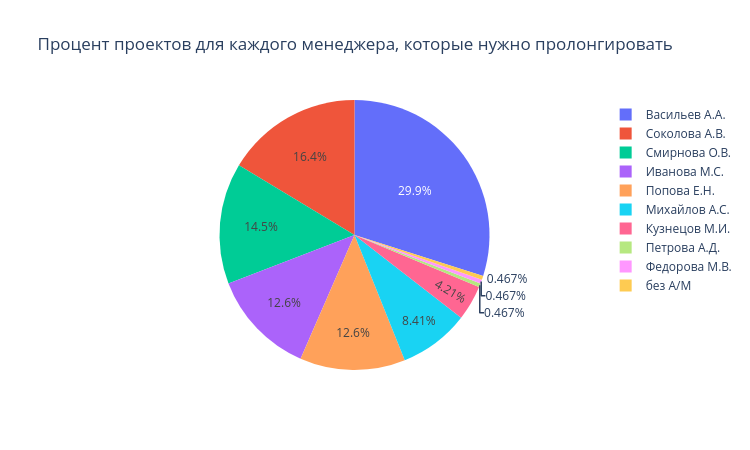

The notebook cell saved with this chart:
### Code cell
# сделаем круговую диаграмму, чтобы посмотреть на загруженность менеджеров 
# в вопросе количества проектов, которые каждому менеджеру предстояло пролонгировать, 
# и для так же создадим временный столбец с фамилией и инициалами менеджеров
managers_for_year['Фамилия инициалы'] = managers_for_year['Менеджер'].apply(name_transform)

fig = px.pie(
    data_frame = managers_for_year,
    names = 'Фамилия инициалы',
    values = 'к пролонгации в 1-ый месяц',
    height = 450,
    width = 750,
    title = 'Процент проектов для каждого менеджера, которые нужно пролонгировать'
)
fig.show()
fig.write_image('Процент проектов для каждого менеджера, которые нужно пролонгировать.jpeg')

# и удалим временный столбец
managers_for_year = managers_for_year.drop(['Фамилия инициалы'], axis=1)

### Figure 1 — Plotly figure (JSON) as saved in the notebook; plotly's stock layout.template omitted (floating-point values rounded to 4 significant figures)
{"data": [{"domain": {"x": [0, 1], "y": [0, 1]}, "hovertemplate": "Фамилия инициалы=%{label}<br>к пролонгации в 1-ый месяц=%{value}<extra></extra>", "labels": ["Васильев А.А.", "Иванова М.С.", "Кузнецов М.И.", "Михайлов А.С.", "Петрова А.Д.", "Попова Е.Н.", "Смирнова О.В.", "Соколова А.В.", "Федорова М.В.", "без А/М"], "legendgroup": "", "name": "", "showlegend": true, "type": "pie", "values": [64, 27, 9, 18, 1, 27, 31, 35, 1, 1]}], "layout": {"height": 450, "legend": {"tracegroupgap": 0}, "title": {"text": "Процент проектов для каждого менеджера, которые нужно пролонгировать"}, "width": 750}}
